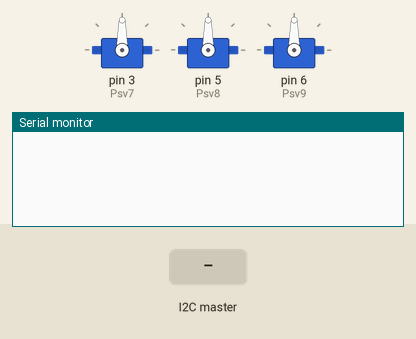
Recording of a sketch running on a simulated Arduino Uno, built with avr-gcc and run on an emulated ATmega328P. On the bench: 3 × servo, the last lines printed to the serial monitor. The inputs (shaded band) are chosen by the test bench.

Above: at 1.2 s.
1.3 s: the I2C master sends the byte 1
At 2.3 s:
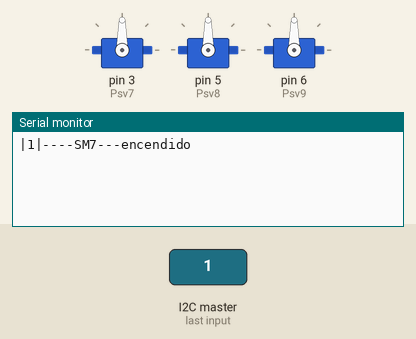
2.8 s: the I2C master sends the byte 0
At 3.4 s:
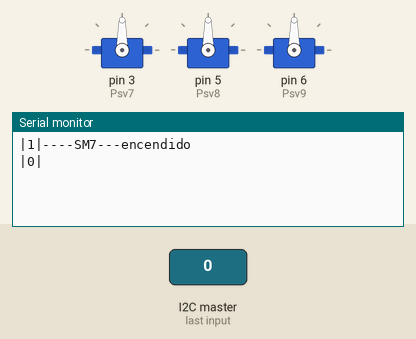

Measured:
- after the input at 1.3 s, the serial monitor: prints a new line at once (image 1)
- after the input at 2.8 s, the serial monitor: prints a new line at once (image 2)

The sketch:

Slaver.ino
```cpp
#include <Wire.h>

#include <Servo.h>


Servo SV7;
Servo SV8;
Servo SV9;

//----Servo manos-----
#define Psv7 3
#define Psv8 5
//----servo puerta---
#define Psv9 6


int Pm = 500;  // pulso min en us
int Px = 2500;  // pulso max en us
int Es;
int x = 1;
int y = 1;
int z;
int a;
int b;
int c;
int d;
int e;
int f;
void setup() {

  Wire.begin(1);
  Wire.onReceive(receiveEvent);

  Serial.begin(9600);

  SV7.attach(Psv7,Pm,Px);
  SV8.attach(Psv8,Pm,Px);
  SV9.attach(Psv9,Pm,Px);
}

void loop() {

}
void receiveEvent(){

  while (Wire.available()){

    Es = Wire.read();
    Serial.print("|");
    Serial.print(Es);
    Serial.print("|");

    //----------------------------Condicion para manos ----------------------------------
    /*if (Es == 1) {
      SV7.write(90);
      delay(20);
      Serial.println("----SM7---encendido");
    }
    else if (Es == 4) {
      SV7.write(0);
      delay(20);
      Serial.println("----SM7---apagado");
    }
    else if (Es == 2) {
      SV8.write(90);
      delay(20);
      Serial.println("----SM8---encendido");
    }
    else if (Es == 5) {
      SV8.write(0);
      delay(20);
      Serial.println("----SM8---apagado");
    }
    //-----------------------------------Condicion para puerta---------------------------
    else if (Es == 3) {
      SV9.write(90);
      delay(20);
      Serial.println("----SM9---encendido");
    }
    else if (Es == 6) {
      SV9.write(0);
      delay(20);
      Serial.println("----SM9---apagado");
    }*/
    switch (Es) {
      case 1:
        SV7.write(90);
        delay(20);
        Serial.println("----SM7---encendido");
        break;
      case 2:
        SV8.write(90);
        delay(20);
        Serial.println("----SM8---encendido");
        break;
      case 3:
        SV9.write(180);
        delay(20);
        Serial.println("----SM9---encendido");
        break;
      case 4:
        SV7.write(0);
        delay(20);
        Serial.println("----SM7---apagado");
        break;
      case 5:
        SV8.write(0);
        delay(20);
        Serial.println("----SM8---apagado");
       break;
      case 6:
        SV9.write(0);
        delay(20);
        Serial.println("----SM9---apagado");
        break;


}


    /*x = x + 1;
    if (x == 3){
      x =1;
    }
    Serial.print("(");
    Serial.print(x);
    Serial.print(")");
    if (Es >= 150){

    }
    else if (Es > 100) {

    }
    else if (Es > 50) {
      y = y + 1;
      if (y == 99){
        y = 1;
      }
      if (y % 2 == 0){
        c = map(Es, 50, 100, 0, 180);
        SV3.write(c);
        //Serial.println(c);
      }
      else {
        d = map(Es, 50, 100, 0, 180);
        //Serial.println(d);
        SV4.write(d);
      }

    }
    else if (Es >= 0) {

      if (x % 2 == 0){
        a = map(Es, 0, 50, 0, 180);
        Serial.print("--");
        SV3.write(a);
        Serial.print(a);
        Serial.print("-");
      }
      else {
        b = map(Es, 0, 50, 0, 180);
        Serial.print("--");
        Serial.print(b);
        Serial.println("-");
        SV4.write(b);
      }

    }*/
  }

}
```
